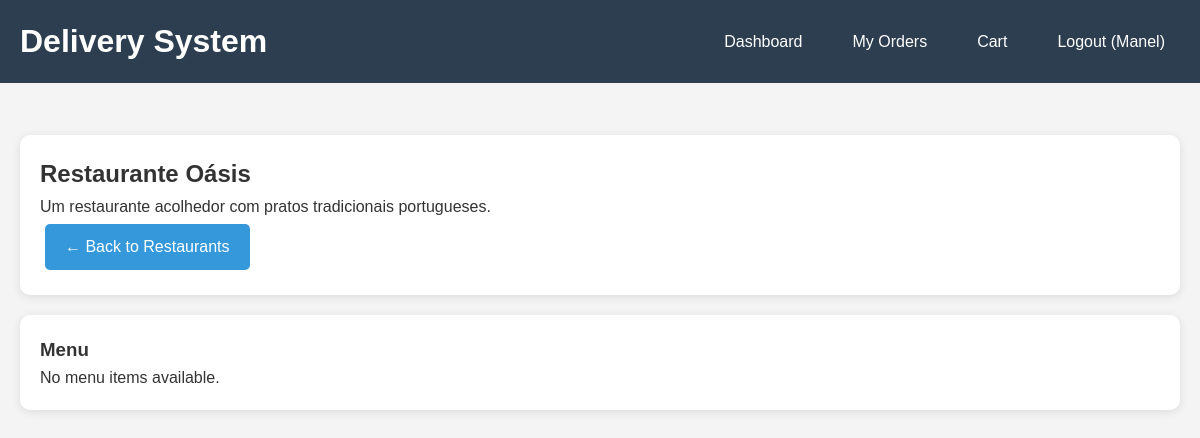
The page /restaurant/6 (signed in) on the database its author committed.
### tables this page shows
CREATE TABLE users (
        id INTEGER PRIMARY KEY AUTOINCREMENT,
        username TEXT UNIQUE NOT NULL,
        email TEXT UNIQUE NOT NULL,
        password_hash TEXT NOT NULL,
        user_type TEXT NOT NULL CHECK (user_type IN ('customer', 'restaurant')),
        phone TEXT,
        address TEXT,
        restaurant_name TEXT,
        restaurant_description TEXT,
        created_at TIMESTAMP DEFAULT CURRENT_TIMESTAMP
    );

### app.py (the view)
    def decorated_function(*args, **kwargs):
        if 'user_id' not in session:
            return redirect(url_for('login'))
        return f(*args, **kwargs)

### app.py (called while the page is built)
def get_db_connection():
    conn = sqlite3.connect('delivery_system.db')
    conn.row_factory = sqlite3.Row
    return conn

def login_required(f):
    def decorated_function(*args, **kwargs):
        if 'user_id' not in session:
            return redirect(url_for('login'))
        return f(*args, **kwargs)
    decorated_function.__name__ = f.__name__
    return decorated_function

@app.route('/restaurant/<int:restaurant_id>')
@login_required
def view_restaurant(restaurant_id):
    conn = get_db_connection()
    restaurant = conn.execute('SELECT * FROM users WHERE id = ? AND user_type = "restaurant"',
                             (restaurant_id,)).fetchone()
    menu_items = conn.execute('''SELECT * FROM menu_items
                                WHERE restaurant_id = ? AND available = 1
                                ORDER BY category, name''', (restaurant_id,)).fetchall()
    conn.close()
    if not restaurant:
        flash('Restaurant not found!')
        return redirect(url_for('customer_dashboard'))
    return render_template('restaurant_menu.html', restaurant=restaurant, menu_items=menu_items)

### templates/restaurant_menu.html (shortened to what this page needs)
{% extends "base.html" %}
{% block content %}
<div class="card">
    <h2>{{ restaurant.restaurant_name or restaurant.username }}</h2>
    {% if restaurant.restaurant_description %}
    <p>{{ restaurant.restaurant_description }}</p>
    {% endif %}
    <a href="{{ url_for('customer_dashboard') }}" class="btn">← Back to Restaurants</a>
</div>
<div class="card">
    <h3>Menu</h3>
    {% if menu_items %}
    <div class="grid">
        {% for item in menu_items %}
        <div class="menu-item">
            <h4>{{ item.name }}</h4>
            {% if item.description %}
            <p>{{ item.description }}</p>
            {% endif %}
            <div class="price">${{ "%.2f"|format(item.price) }}</div>
            {% if item.category %}
            <p><strong>Category:</strong> {{ item.category }}</p>
            {% endif %}
            <form method="POST" action="{{ url_for('add_to_cart') }}">
                <input type="hidden" name="menu_item_id" value="{{ item.id }}">
                <div class="form-group">
                    <label for="quantity_{{ item.id }}">Quantity:</label>
                    <input type="number" id="quantity_{{ item.id }}" name="quantity" value="1" min="1" max="10"
                        style="width: 80px;">
                </div>
                <button type="submit" class="btn btn-success">Add to Cart</button>
            </form>
        </div>
        {% endfor %}
    </div>
    {% else %}
    <p>No menu items available.</p>
    {% endif %}
</div>
{% endblock %}

### templates/base.html (style rules this page uses)
* { margin: 0; padding: 0; box-sizing: border-box; }
body { font-family: Arial, sans-serif; line-height: 1.6; color: #333; background-color: #f4f4f4; }
.card { background: white; border-radius: 10px; padding: 20px; margin-bottom: 20px; box-shadow: 0 2px 10px rgba(0, 0, 0, 0.1); }
.btn { background-color: #3498db; color: white; padding: 10px 20px; border: none; border-radius: 5px; cursor: pointer; text-decoration: none; display: inline-block; margin: 5px; transition: background-color 0.3s; }

### rows shown on the page
users: restaurant_name "Restaurante Oásis", restaurant_description "Um restaurante acolhedor com pratos tradicionais portugueses."

### other values the page prints
{{ session.username }} "Manel"
